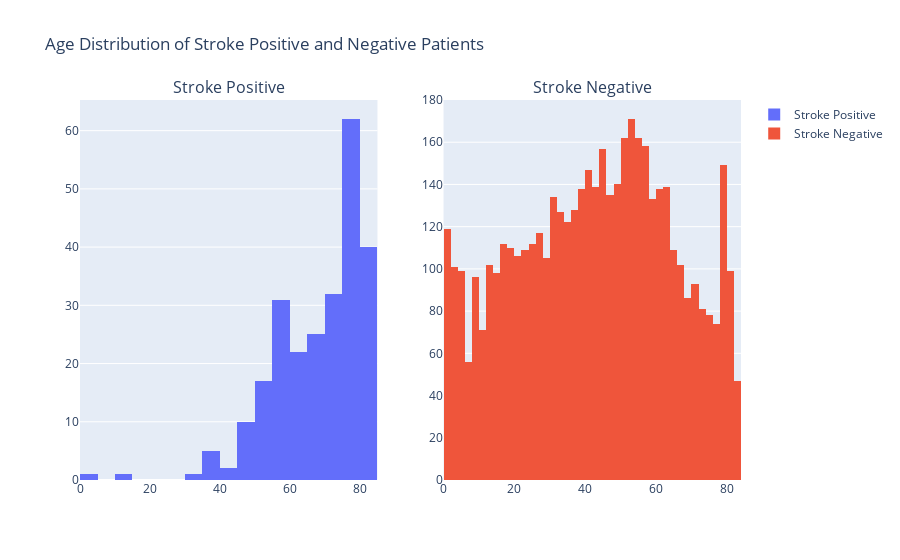

Notebook code for this chart:
### Markdown cell above
- Distribution of values

### Code cell
# With each numerical column, how are values distributed?
# Age
# Analysis of Stroke positive and negative patients
stroke_positive = data[data['stroke'] == 1]
stroke_negative = data[data['stroke'] == 0]
fig = make_subplots(rows=1, cols=2, subplot_titles=("Stroke Positive", "Stroke Negative"))
# Using line plot
fig.add_trace(go.Histogram(x=stroke_positive['age'], name='Stroke Positive'), row=1, col=1)
fig.add_trace(go.Histogram(x=stroke_negative['age'], name='Stroke Negative'), row=1, col=2)

fig.update_layout(title_text="Age Distribution of Stroke Positive and Negative Patients")
fig.show()

### Figure 1 — Plotly figure (JSON) as saved in the notebook; plotly's stock layout.template omitted (floating-point values rounded to 4 significant figures; data arrays with more than 128 entries replaced by an {"elided": "..."} marker saying what was removed)
{"data": [{"name": "Stroke Positive", "type": "histogram", "x": {"elided": "249 float values"}, "xaxis": "x", "yaxis": "y"}, {"name": "Stroke Negative", "type": "histogram", "x": {"elided": "4861 float values"}, "xaxis": "x2", "yaxis": "y2"}], "layout": {"annotations": [{"font": {"size": 16}, "showarrow": false, "text": "Stroke Positive", "x": 0.225, "xanchor": "center", "xref": "paper", "y": 1, "yanchor": "bottom", "yref": "paper"}, {"font": {"size": 16}, "showarrow": false, "text": "Stroke Negative", "x": 0.775, "xanchor": "center", "xref": "paper", "y": 1, "yanchor": "bottom", "yref": "paper"}], "title": {"text": "Age Distribution of Stroke Positive and Negative Patients"}, "xaxis": {"anchor": "y", "domain": [0, 0.45]}, "xaxis2": {"anchor": "y2", "domain": [0.55, 1]}, "yaxis": {"anchor": "x", "domain": [0, 1]}, "yaxis2": {"anchor": "x2", "domain": [0, 1]}}}
